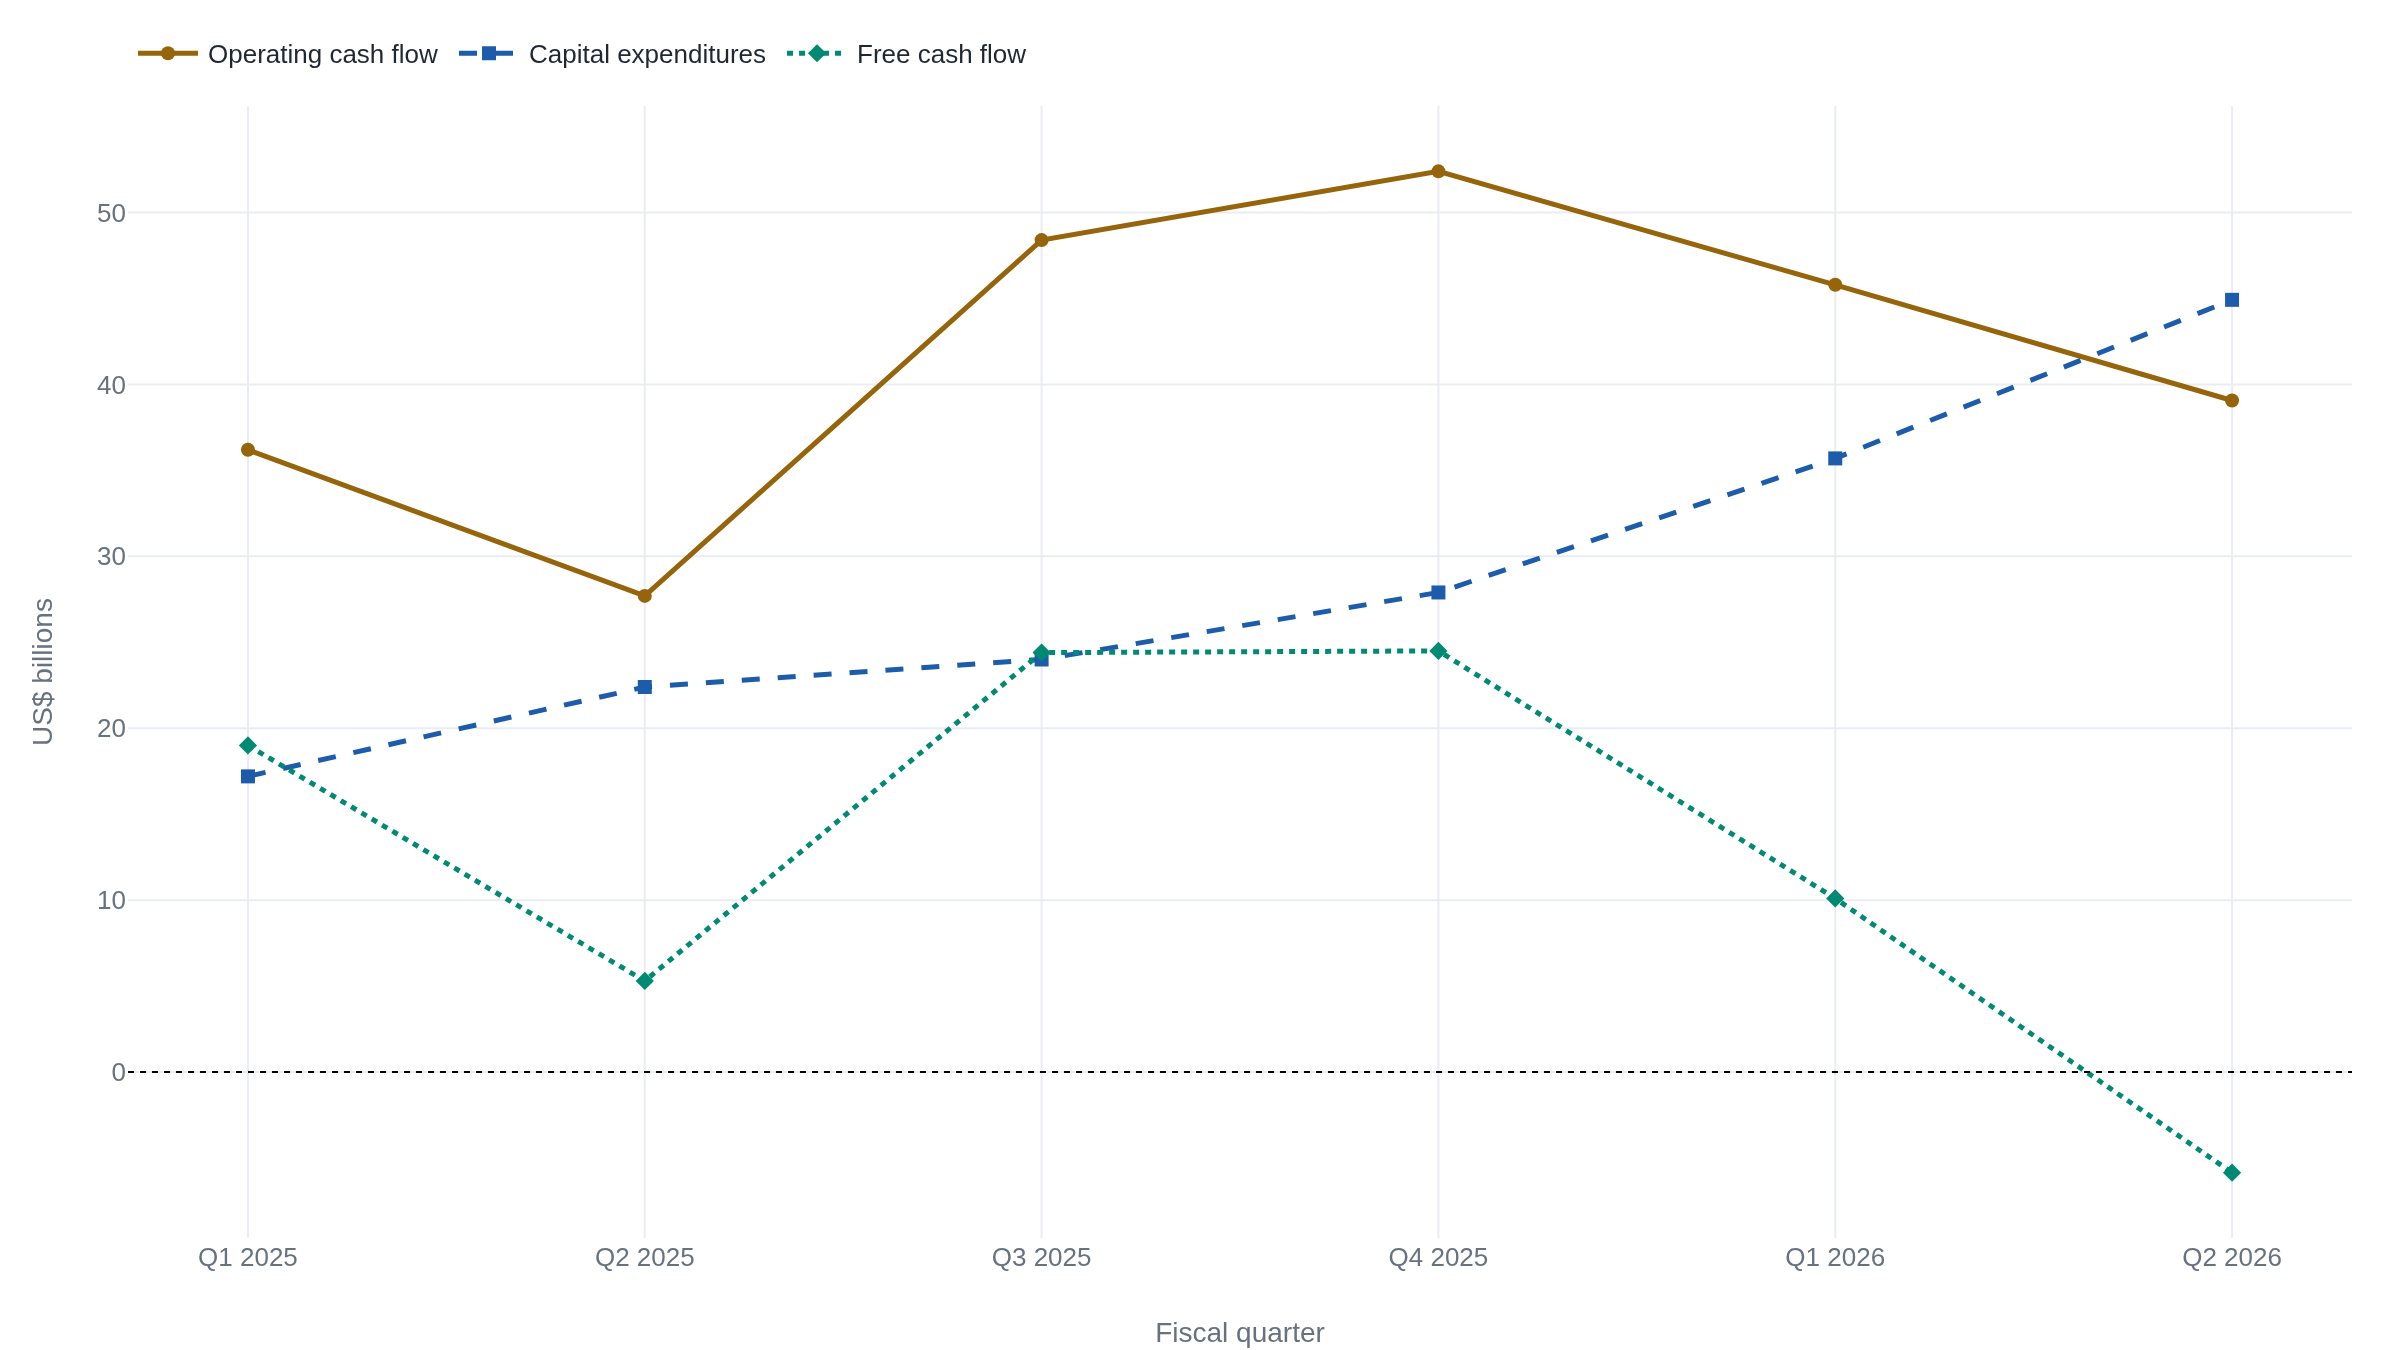

Write Python code to recreate this figure.
# Chart 1: Alphabet's operating cash flow, capital expenditures, and the
# resulting free cash flow, by quarter, Q1 2025 through Q2 2026. Figures are
# Alphabet's own consolidated statements of cash flows and earnings releases,
# tied out across the Q1 2026 10-Q, the Q2 2026 10-Q, and the Q2/Q3/Q4 2025
# earnings releases (all filed with the SEC). Free cash flow is each
# quarter's operating cash flow minus capex; Q2 2026 uses the unrounded 10-Q
# figures (operating cash flow $39.069B, capex $44.924B) so the plotted point
# ties out exactly to -$5.855B (rounds to -$5.9B). Dollars in US$ billions.
import plotly.graph_objects as go

quarters = ["Q1 2025", "Q2 2025", "Q3 2025", "Q4 2025", "Q1 2026", "Q2 2026"]
operating_cash_flow = [36.2, 27.7, 48.4, 52.4, 45.8, 39.069]
capex = [17.2, 22.4, 24.0, 27.9, 35.7, 44.924]
free_cash_flow = [19.0, 5.3, 24.4, 24.5, 10.1, -5.855]

fig = go.Figure()
fig.add_trace(
    go.Scatter(name="Operating cash flow", x=quarters, y=operating_cash_flow, mode="lines+markers")
)
fig.add_trace(
    go.Scatter(name="Capital expenditures", x=quarters, y=capex, mode="lines+markers")
)
fig.add_trace(
    go.Scatter(name="Free cash flow", x=quarters, y=free_cash_flow, mode="lines+markers")
)
fig.add_hline(y=0, line_width=1, line_dash="dot")

fig.update_layout(
    yaxis_title="US$ billions",
    xaxis_title="Fiscal quarter",
    legend_title_text="",
)
